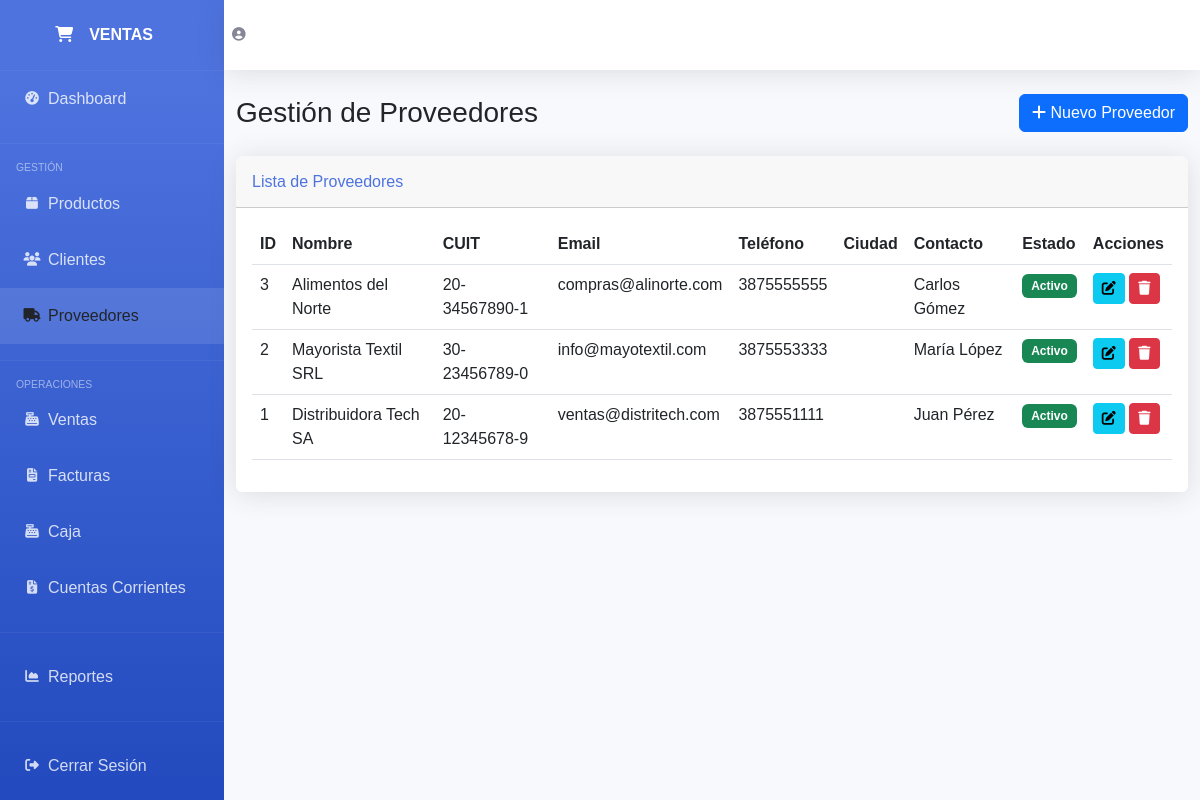
Page /proveedores.php on the committed database.
### tables this page shows
CREATE TABLE `proveedores` (
  `id` int(11) NOT NULL,
  `nombre` varchar(100) NOT NULL,
  `razon_social` varchar(200) DEFAULT NULL,
  `cuit` varchar(20) DEFAULT NULL,
  `email` varchar(100) DEFAULT NULL,
  `telefono` varchar(20) DEFAULT NULL,
  `direccion` text DEFAULT NULL,
  `ciudad` varchar(100) DEFAULT NULL,
  `provincia` varchar(100) DEFAULT NULL,
  `codigo_postal` varchar(10) DEFAULT NULL,
  `contacto_nombre` varchar(100) DEFAULT NULL,
  `contacto_telefono` varchar(20) DEFAULT NULL,
  `estado` tinyint(1) DEFAULT 1,
  `fecha_creacion` timestamp NOT NULL DEFAULT current_timestamp()
);

### proveedores.php (the view, shortened to what this page needs)
<?php
require_once 'config.php';
$sql_proveedores = "SELECT * FROM proveedores ORDER BY id DESC";
$result_proveedores = $conn->query($sql_proveedores);
?>
<!DOCTYPE html>
<html lang="es">
<head>
    <link href="https://cdnjs.cloudflare.com/ajax/libs/bootstrap/5.3.0/css/bootstrap.min.css" rel="stylesheet">
    <link href="https://cdnjs.cloudflare.com/ajax/libs/font-awesome/6.4.0/css/all.min.css" rel="stylesheet">
</head>
<body>
    <div id="wrapper">
        <ul class="navbar-nav" id="sidebar-wrapper">
            <a class="sidebar-brand" href="index.php">
                <div class="sidebar-brand-icon"><i class="fas fa-shopping-cart"></i></div>
                <div class="sidebar-brand-text mx-3">VENTAS</div>
            </a>
            <hr class="sidebar-divider my-0" style="border-color: rgba(255,255,255,.2)">
            <li class="nav-item">
                <a class="nav-link" href="index.php">
                    <i class="fas fa-fw fa-tachometer-alt"></i><span>Dashboard</span>
                </a>
            </li>
            <hr class="sidebar-divider" style="border-color: rgba(255,255,255,.2)">
            <div class="sidebar-heading" style="color: rgba(255,255,255,.5); padding: 0 1rem; font-size: 0.65rem; text-transform: uppercase;">Gestión</div>
            <li class="nav-item">
                <a class="nav-link" href="productos.php">
                    <i class="fas fa-fw fa-box"></i><span>Productos</span>
                </a>
            </li>
            <li class="nav-item">
                <a class="nav-link" href="clientes.php">
                    <i class="fas fa-fw fa-users"></i><span>Clientes</span>
                </a>
            </li>
            <li class="nav-item">
                <a class="nav-link active" href="proveedores.php">
                    <i class="fas fa-fw fa-truck"></i><span>Proveedores</span>
                </a>
            </li>
            <hr class="sidebar-divider" style="border-color: rgba(255,255,255,.2)">
            <div class="sidebar-heading" style="color: rgba(255,255,255,.5); padding: 0 1rem; font-size: 0.65rem; text-transform: uppercase;">Operaciones</div>
            <li class="nav-item">
                <a class="nav-link" href="ventas.php">
                    <i class="fas fa-fw fa-cash-register"></i><span>Ventas</span>
                </a>
            </li>
            <li class="nav-item">
                <a class="nav-link" href="facturas.php">
                    <i class="fas fa-fw fa-file-invoice"></i><span>Facturas</span>
                </a>
            </li>
            <li class="nav-item">
                <a class="nav-link" href="caja.php">
                    <i class="fas fa-fw fa-cash-register"></i><span>Caja</span>
                </a>
            </li>
            <li class="nav-item">
                <a class="nav-link" href="cuentas_corrientes.php">
                    <i class="fas fa-fw fa-file-invoice-dollar"></i><span>Cuentas Corrientes</span>
                </a>
            </li>
            <hr class="sidebar-divider" style="border-color: rgba(255,255,255,.2)">
            <li class="nav-item">
                <a class="nav-link" href="reportes.php">
                    <i class="fas fa-fw fa-chart-area"></i><span>Reportes</span>
                </a>
            </li>
            <hr class="sidebar-divider" style="border-color: rgba(255,255,255,.2)">
            <li class="nav-item">
                <a class="nav-link" href="cerrar_sesion.php">
                    <i class="fas fa-fw fa-sign-out-alt"></i><span>Cerrar Sesión</span>
                </a>
            </li>
        </ul>
        <div id="content-wrapper">
            <nav class="navbar navbar-expand topbar mb-4 static-top">
                <ul class="navbar-nav ml-auto">
                    <li class="nav-item">
                        <a class="nav-link" href="#">
                            <i class="fas fa-user-circle fa-2x" style="color: #858796;"></i>
                        </a>
                    </li>
                </ul>
            </nav>
            <div class="container-fluid">
                <div class="d-sm-flex align-items-center justify-content-between mb-4">
                    <h1 class="h3 mb-0 text-gray-800">Gestión de Proveedores</h1>
                    <button class="btn btn-primary" data-bs-toggle="modal" data-bs-target="#modalProveedor">
                        <i class="fas fa-plus"></i> Nuevo Proveedor
                    </button>
                </div>
                <div class="card">
                    <div class="card-header py-3">
                        <h6 class="m-0 font-weight-bold" style="color: var(--primary);">Lista de Proveedores</h6>
                    </div>
                    <div class="card-body">
                        <div class="table-responsive">
                            <table class="table table-hover">
                                <thead>
                                    <tr>
                                        <th>ID</th>
                                        <th>Nombre</th>
                                        <th>CUIT</th>
                                        <th>Email</th>
                                        <th>Teléfono</th>
                                        <th>Ciudad</th>
                                        <th>Contacto</th>
                                        <th>Estado</th>
                                        <th>Acciones</th>
                                    </tr>
                                </thead>
                                <tbody>
                                    <?php while($row = $result_proveedores->fetch_assoc()): ?>
                                    <tr>
                                        <td><?php echo $row['id']; ?></td>
                                        <td><?php echo $row['nombre']; ?></td>
                                        <td><?php echo $row['cuit']; ?></td>
                                        <td><?php echo $row['email']; ?></td>
                                        <td><?php echo $row['telefono']; ?></td>
                                        <td><?php echo $row['ciudad']; ?></td>
                                        <td><?php echo $row['contacto_nombre']; ?></td>
                                        <td>
                                            <span class="badge <?php echo $row['estado'] ? 'bg-success' : 'bg-secondary'; ?>">
                                                <?php echo $row['estado'] ? 'Activo' : 'Inactivo'; ?>
                                            </span>
                                        </td>
                                        <td>
                                            <button class="btn btn-info btn-sm" onclick="editarProveedor(<?php echo htmlspecialchars(json_encode($row)); ?>)">
                                                <i class="fas fa-edit"></i>
                                            </button>
                                            <button class="btn btn-danger btn-sm" onclick="eliminarProveedor(<?php echo $row['id']; ?>)">
                                                <i class="fas fa-trash"></i>
                                            </button>
                                        </td>
                                    </tr>
                                    <?php endwhile; ?>
                                </tbody>
                            </table>
                        </div>
                    </div>
                </div>
            </div>
        </div>
    </div>
</body>
</html>

### proveedores.php (style rules this page uses)
:root { --primary: #4e73df; --success: #1cc88a; --info: #36b9cc; --warning: #f6c23e; --danger: #e74a3b; }
body { font-family: 'Nunito', sans-serif; background-color: #f8f9fc; }
#wrapper { display: flex; }
#sidebar-wrapper { min-height: 100vh; width: 224px; background: linear-gradient(180deg, #4e73df 10%, #224abe 100%); }
.sidebar-brand { height: 4.375rem; text-decoration: none; font-size: 1rem; font-weight: 800; padding: 1.5rem 1rem; text-align: center; color: #fff; display: flex; align-items: center; justify-content: center; }
.nav-link { display: flex; align-items: center; padding: 1rem; color: rgba(255,255,255,.8); text-decoration: none; transition: all 0.3s; }
.nav-link:hover, .nav-link.active { color: #fff; background-color: rgba(255,255,255,.1); }
.nav-link i { width: 2rem; font-size: 0.85rem; }
#content-wrapper { flex: 1; display: flex; flex-direction: column; }
.topbar { height: 4.375rem; background-color: #fff; box-shadow: 0 0.15rem 1.75rem 0 rgba(58, 59, 69, 0.15); }
.card { border: none; box-shadow: 0 0.15rem 1.75rem 0 rgba(58, 59, 69, 0.15); margin-bottom: 1.5rem; }
.table-responsive { max-height: 600px; overflow-y: auto; }
.btn-sm { padding: 0.25rem 0.5rem; font-size: 0.875rem; }
.badge { padding: 0.5em 0.75em; }

### rows in the picture
proveedores: id "3", nombre "Alimentos del Norte", cuit "20-34567890-1", email "compras@alinorte.com", telefono "3875555555", contacto_nombre "Carlos Gómez", estado "Activo"
proveedores: id "2", nombre "Mayorista Textil SRL", cuit "30-23456789-0", email "info@mayotextil.com", telefono "3875553333", contacto_nombre "María López", estado "Activo"
proveedores: id "1", nombre "Distribuidora Tech SA", cuit "20-12345678-9", email "ventas@distritech.com", telefono "3875551111", contacto_nombre "Juan Pérez", estado "Activo"
